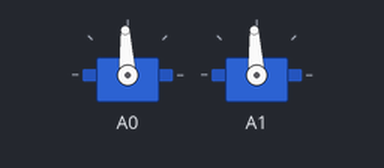
The sketch below on a simulated Arduino Uno, built with avr-gcc and run on an emulated ATmega328P. Parts: 2 × servo.

Above: at 0.05 s.
At 5.65 s:
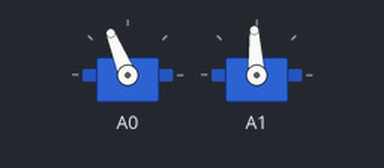
At 11.95 s:
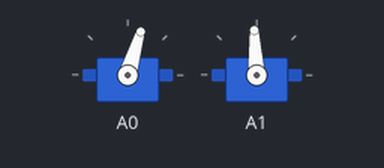
At 24.25 s:
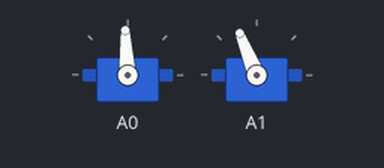
Timing chart, 0 to 38.1 s (numbered marks = the images above):
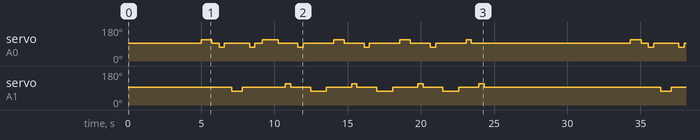

The sketch:

EtchASketch.ino
```cpp
#include <Servo.h>
#include "Etch.h"

// test sketch for Etch class. pay attention to the serial monitor
// to make sure the thing is doing what it's supposed to

// make a new etch-a-sketch
Etch* etch;

void setup()
{
    // assign etch-a-sketch to pins A0 and A1 at initial position 0,0
    etch = new Etch(A0,A1,0,0);
}

void loop()
{
    // test out the etch-a-sketch class
    delay(5000);
    // start I
    etch->forward(6);
    delay(500);
    etch->backward(3);
    delay(500);
    etch->down(6);
    delay(500);
    etch->backward(3);
    delay(500);
    etch->forward(9);
    // start e1
    delay(500);
    etch->up(3);
    delay(500);
    etch->backward(3);
    delay(500);
    etch->down(9);
    delay(500);
    // start e2
    etch->forward(6);
    delay(500);
    etch->up(3);
    delay(500);
    etch->backward(3);
    delay(500);
    etch->down(9);
    delay(500);
    // start e3
    etch->forward(6);
    delay(500);
    etch->up(3);
    delay(500);
    etch->backward(3);
    delay(500);
    etch->down(9);
    delay(500);
    etch->forward(3);
    delay(500);
    etch->up(3);
    delay(5000);
}
```

Etch.cpp
```cpp
#include <Arduino.h>
#include <Servo.h>
#include "Etch.h"

Etch::Etch()
{
}


Etch::Etch(int a, int b, uint8_t x, uint8_t y)
{
    // set pin values for servos
    left_knob = new Servo();
    right_knob = new Servo();
    left_knob->attach(a);
    right_knob->attach(b);
    stop();
    // set initial position
    pos_x = x;
    pos_y = y;
    Serial.println("Etch init");
}

void Etch::moveForward(uint8_t a)
{
    // tell left knob to move forward
    left_knob->writeMicroseconds(COUNTER_CLOCKWISE);
    Serial.println("Left knob COUNTER_CLOCKWISE");
    Serial.println(left_knob->read());
    // let the thing move for whatever unit delay() takes
    delay(DELAY * a);
    // stop the left knob
    left_knob->writeMicroseconds(STOP);
    Serial.println("Left knob STOP");
    Serial.println(left_knob->read());
}

void Etch::moveBackward(uint8_t a)
{
    // tell left knob to move backward
    left_knob->writeMicroseconds(CLOCKWISE);
    Serial.println("Left knob CLOCKWISE");
    Serial.println(left_knob->read());
    // let the thing move for whatever unit delay() takes
    delay(DELAY * a);
    // stop the left knob
    left_knob->writeMicroseconds(STOP);
    Serial.println("Left knob STOP");
    Serial.println(left_knob->read());
}

void Etch::moveUp(uint8_t a)
{
    // tell right knob to move up
    right_knob->writeMicroseconds(COUNTER_CLOCKWISE);
    Serial.println("Right knob COUNTER_CLOCKWISE");
    Serial.println(right_knob->read());
    // let the thing move for whatever unit delay() takes
    delay(DELAY * a);
    // stop the right knob
    right_knob->writeMicroseconds(STOP);
    Serial.println("right knob STOP");
    Serial.println(right_knob->read());
}

void Etch::moveDown(uint8_t a)
{
    // tell right knob to move backward
    right_knob->writeMicroseconds(CLOCKWISE);
    Serial.println("Right knob CLOCKWISE");
    Serial.println(right_knob->read());
    // let the thing move for whatever unit delay() takes
    delay(DELAY * a);
    // stop the left knob
    right_knob->writeMicroseconds(STOP);
    Serial.println("Right knob STOP");
    Serial.println(right_knob->read());
}

int Etch::getX()
{
    return pos_x;
}

int Etch::getY()
{
    return pos_y;
}

void Etch::forward(uint8_t a)
{
    // takes a number in millimeters
    // will need to adjust for whatever your servo is happy with
    // TODO: have this check to see if it's going to move past the boundaries
    moveForward(a);
}

void Etch::backward(uint8_t a)
{
    // takes a number in millimeters
    // will need to adjust for whatever your servo is happy with
    // TODO: have this check to see if it's going to move past the boundaries
    moveBackward(a);
}

void Etch::up(uint8_t a)
{
    // takes a number in millimeters
    // will need to adjust for whatever your servo is happy with
    // TODO: have this check to see if it's going to move past the boundaries
    moveUp(a);
}

void Etch::down(uint8_t a)
{
    // takes a number in millimeters
    // will need to adjust for whatever your servo is happy with
    // TODO: have this check to see if it's going to move past the boundaries
    moveDown(a);
}

void Etch::stop()
{
    Serial.println("Stopping both knobs");
    left_knob->writeMicroseconds(STOP);
    Serial.println("Left knob STOP");
    Serial.println(left_knob->read());
    right_knob->writeMicroseconds(STOP);
    Serial.println("Right knob STOP");
    Serial.println(right_knob->read());
}
```

Etch.h
```cpp
#ifndef Etch_h
#define Etch_h

#include <Arduino.h>
#include <Servo.h>

class Etch
{
private:
    // constants for moving clockwise, counter-clockwise, and stop
    // will need to adjust for whatever your servo is
    // please adjust these!
    static const uint16_t CLOCKWISE = 1300;
    static const uint16_t COUNTER_CLOCKWISE = 1700;
    static const uint16_t STOP = 1500;
    // this value will be multiplied by a variable to provide a delay
    // so the thing moves in mm (or at least that's my goal)
    static const uint16_t DELAY = 120;
    Servo* left_knob;
    Servo* right_knob;
    unsigned int pos_x;
    unsigned int pos_y;
    void moveForward(uint8_t);
    void moveBackward(uint8_t);
    void moveUp(uint8_t);
    void moveDown(uint8_t);
    int getX();
    int getY();
public:
    Etch();
    Etch(int,int,uint8_t,uint8_t);
    void forward(uint8_t);
    void backward(uint8_t);
    void up(uint8_t);
    void down(uint8_t);
    void stop();
};

#endif
```

Measured:
- by itself, servo on A1: repeats every 29.3 s: 93° 2.9 s, 112° 0.36 s, 93° 1.4 s, 73° 1.1 s, 93° 1.7 s, 112° 0.36 s, 93° 1.4 s, 73° 1.1 s, 93° 1.7 s, 112° 0.36 s, 93° 1.4 s, 73° 1.1 s, 93° 1.4 s, 112° 0.36 s, 93° 12.1 s, 73° 0.72 s
- by itself, servo on A0: repeats every 29.3 s: 93° 0.50 s, 73° 0.36 s, 93° 1.7 s, 73° 0.36 s, 93° 0.50 s, 112° 1.1 s, 93° 1.4 s, 73° 0.36 s, 93° 2.1 s, 112° 0.72 s, 93° 1.4 s, 73° 0.36 s, 93° 2.1 s, 112° 0.72 s, 93° 1.4 s, 73° 0.36 s, 93° 2.1 s, 112° 0.36 s, 93° 10.9 s, 112° 0.72 s
